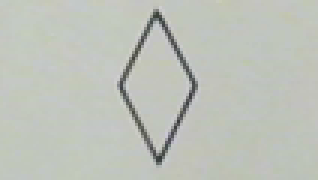
#> input picture dataset/one/blue/diamond/empty/09 (40).png, 106 x 60 px, given in place of the camera (shown 3 times larger)
$ python webcam_test.py
#> lines starting #> are read from the running program, lines starting #| are printed output that depends on the picture; after the words box and inside, x2 and y2 are one past the last pixel; in counts of white or black regions, pixels touching at a corner belong together
# Video capture test script
import cv2
import time

if __name__ == '__main__':
    print ("Video Capture Test Script for SetBot")
    vid = cv2.VideoCapture(0, cv2.CAP_DSHOW)

    while (True):
        ret, frame = vid.read()
#> frame is the input picture: shape (60, 106, 3); mean B, G, R 185.8, 194, 190
#        if (not ret):
#            continue

        frame = cv2.resize(frame, (540, 380), fx = 0, fy = 0,
                         interpolation = cv2.INTER_CUBIC)
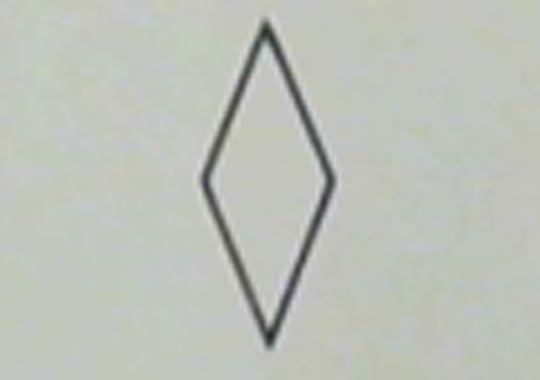
#> frame: shape (380, 540, 3); mean B, G, R 185.8, 194, 190


        # conversion of BGR to grayscale is necessary to apply this operation
        gray = cv2.cvtColor(frame, cv2.COLOR_BGR2GRAY)

        # adaptive thresholding to use different threshold
        # values on different regions of the frame.
        Thresh = cv2.adaptiveThreshold(gray, 255, cv2.ADAPTIVE_THRESH_MEAN_C,
                                               cv2.THRESH_BINARY_INV, 11, 2)
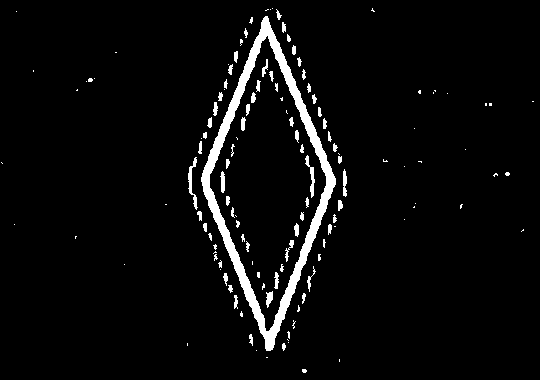
#> Thresh: shape (380, 540); 4.2% white; 131 white regions (67 under 20 px), largest, box (x1, y1, x2, y2) and area: (201, 16, 336, 351) 5817, (188, 157, 198, 210) 172, (305, 155, 315, 198) 139

        cv2.imshow('frame', frame)
        cv2.imshow('Thresh', Thresh)

        if cv2.waitKey(1) & 0xFF == ord('q'):
#> (key q is pressed here)
            break
#        time.sleep(0)

    vid.release()
    cv2.destroyAllWindows()
